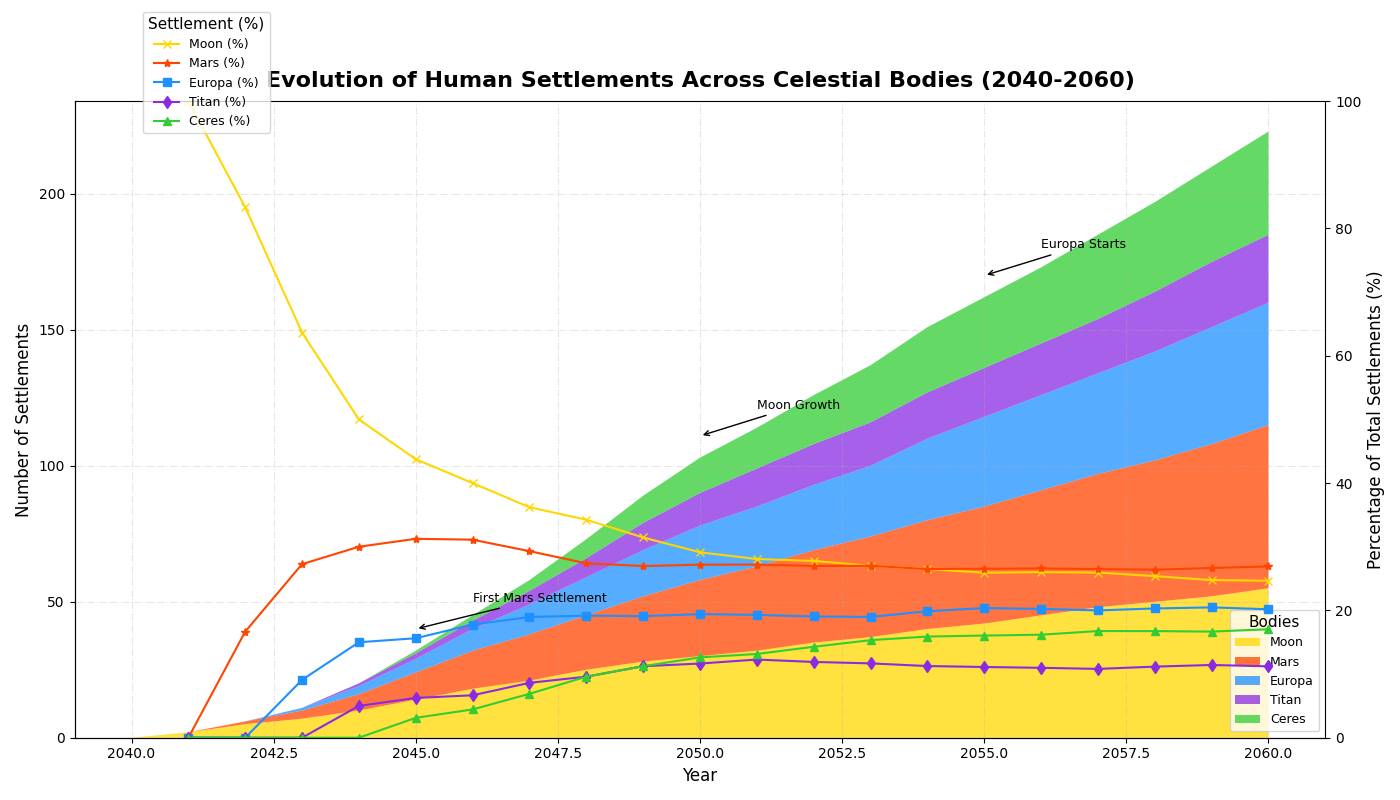

Write Python code to recreate this figure.
import matplotlib.pyplot as plt
import numpy as np

years = np.arange(2040, 2061)

moon = np.array([0, 2, 5, 7, 10, 14, 18, 21, 25, 28, 30, 32, 35, 37, 40, 42, 45, 48, 50, 52, 55])
mars = np.array([0, 0, 1, 3, 6, 10, 14, 17, 20, 24, 28, 31, 34, 37, 40, 43, 46, 49, 52, 56, 60])
europa = np.array([0, 0, 0, 1, 3, 5, 8, 11, 14, 17, 20, 22, 24, 26, 30, 33, 35, 37, 40, 43, 45])
titan = np.array([0, 0, 0, 0, 1, 2, 3, 5, 7, 10, 12, 14, 15, 16, 17, 18, 19, 20, 22, 24, 25])
ceres = np.array([0, 0, 0, 0, 0, 1, 2, 4, 7, 10, 13, 15, 18, 21, 24, 26, 28, 31, 33, 35, 38])

data = np.vstack([moon, mars, europa, titan, ceres])
colors = ['#FFD700', '#FF4500', '#1E90FF', '#8A2BE2', '#32CD32']

fig, ax = plt.subplots(figsize=(14, 8))
ax.stackplot(years, data, labels=['Moon', 'Mars', 'Europa', 'Titan', 'Ceres'], colors=colors, alpha=0.75)

ax.set_title("Evolution of Human Settlements Across Celestial Bodies (2040-2060)", fontsize=16, fontweight='bold', pad=10)
ax.set_xlabel("Year", fontsize=12)
ax.set_ylabel("Number of Settlements", fontsize=12)

ax.legend(loc='lower right', title="Bodies", fontsize=9, title_fontsize=11)
ax.grid(True, linestyle='-.', alpha=0.3)
ax.spines['top'].set_linewidth(0.5)
ax.spines['right'].set_linewidth(0.5)

annotations = {2045: "First Mars Settlement", 2050: "Moon Growth", 2055: "Europa Starts"}
for year, label in annotations.items():
    y_pos = data.sum(axis=0)[np.where(years == year)[0]][0] + 8
    ax.annotate(label, xy=(year, y_pos), xytext=(year + 1, y_pos + 10),
                arrowprops=dict(facecolor='grey', arrowstyle='->'), fontsize=9)

total_settlements = moon + mars + europa + titan + ceres
perc_moon = 100 * moon / total_settlements
perc_mars = 100 * mars / total_settlements
perc_europa = 100 * europa / total_settlements
perc_titan = 100 * titan / total_settlements
perc_ceres = 100 * ceres / total_settlements

ax2 = ax.twinx()
ax2.plot(years, perc_moon, 'x-', color='#FFD700', label='Moon (%)')
ax2.plot(years, perc_mars, '*-', color='#FF4500', label='Mars (%)')
ax2.plot(years, perc_europa, 's-', color='#1E90FF', label='Europa (%)')
ax2.plot(years, perc_titan, 'd-', color='#8A2BE2', label='Titan (%)')
ax2.plot(years, perc_ceres, '^-', color='#32CD32', label='Ceres (%)')
ax2.set_ylabel("Percentage of Total Settlements (%)", fontsize=12)
ax2.set_ylim(0, 100)

ax2.legend(loc='upper left', fontsize=9, bbox_to_anchor=(0.05, 1.15), title="Settlement (%)", title_fontsize=11)

plt.tight_layout()
plt.show()
